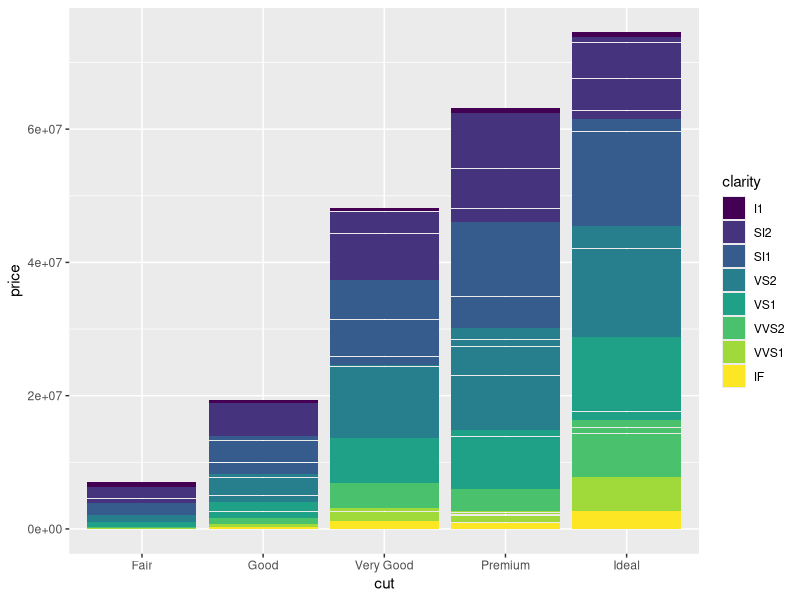
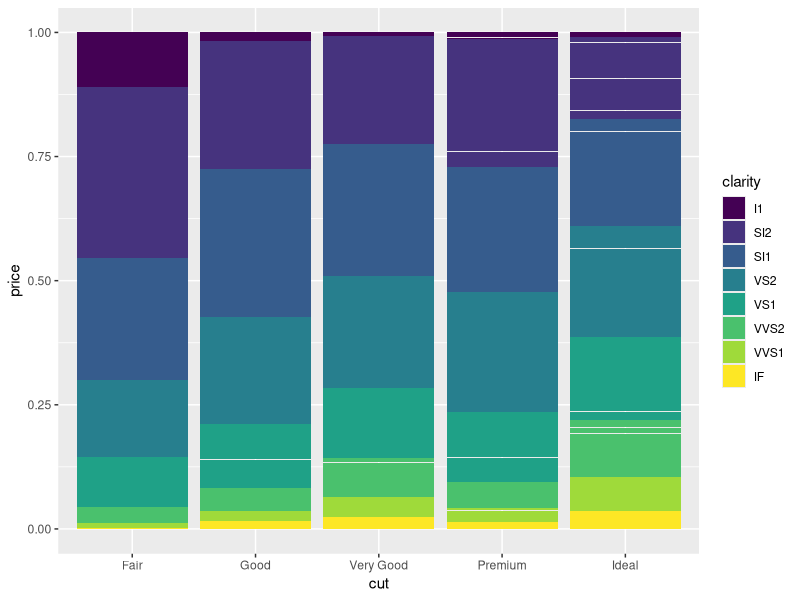
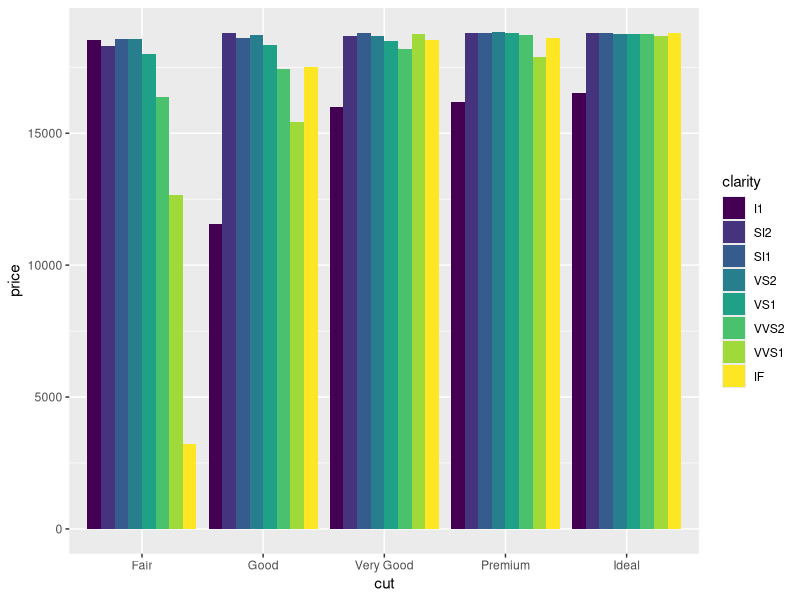
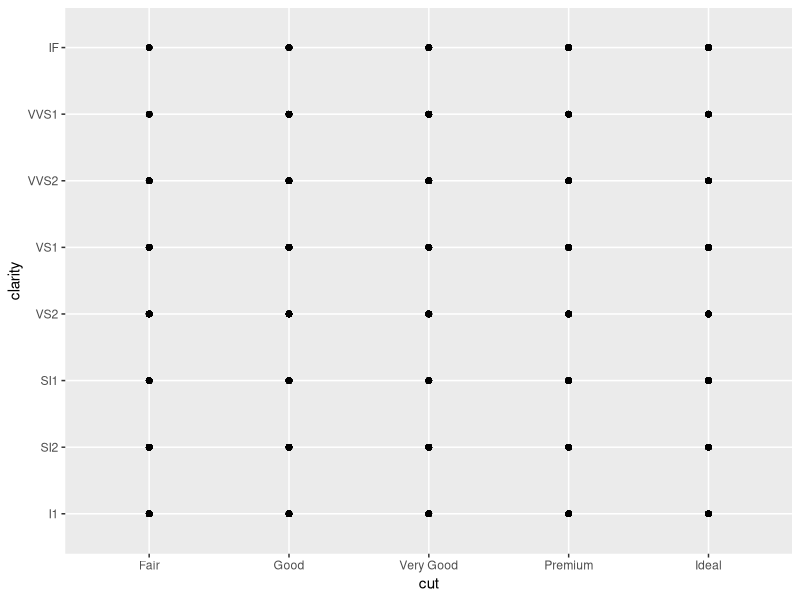
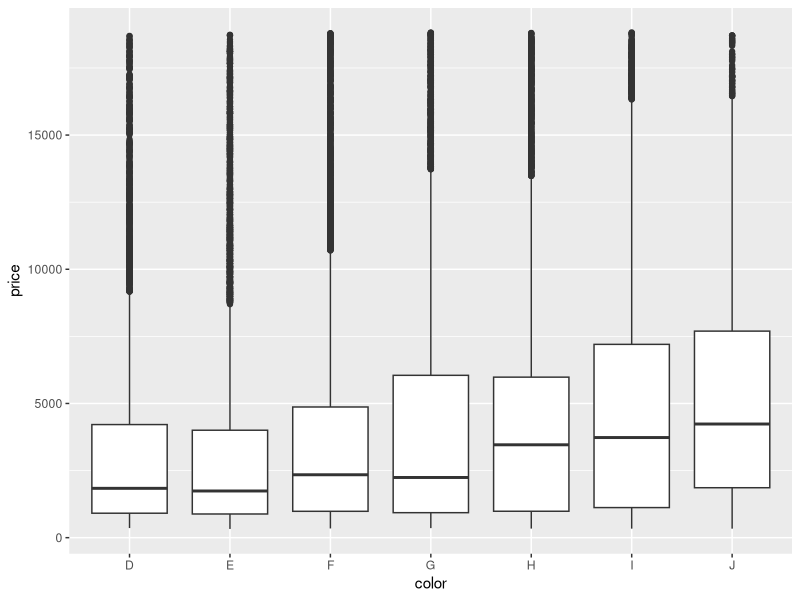

Here is the R script that generated these plots, in order:
# Exercise 2: advanced ggplot2 practice

# Install and load the `ggplot2` package
#install.packages('ggplot2')
library("ggplot2")

# For this exercise you will again be working with the `diamonds` data set.
# Use `?diamonds` to review details about this data set
?diamonds

## Position Adjustments

# Draw a column (bar) chart of diamonds cuts by price, with each bar filled by 
# clarity. You should see a _stacked_ bar chart.
ggplot(data = diamonds) + geom_col(mapping = aes(x = cut, y = price, fill = clarity))

# Draw the same chart again, but with each element positioned to "fill" the y axis
ggplot(data = diamonds) + geom_col(mapping = aes(x = cut, y = price, fill = clarity), position = "fill")

# Draw the same chart again, but with each element positioned to "dodge" each other
ggplot(data = diamonds) + geom_col(mapping = aes(x = cut, y = price, fill = clarity), position = "dodge")

# Draw a plot with point geometry with the x-position mapped to `cut` and the 
# y-position mapped to `clarity`
# This creates a "grid" grouping the points
ggplot(data = diamonds) + geom_point(mapping = aes(x = cut, y = clarity))

# Use the "jitter" position adjustment to keep the points from all overlapping!
# (This works a little better with a sample of diamond data, such as from the 
# previous exercise).



## Scales

# Draw a "boxplot" (with `geom_boxplot`) for the diamond's price (y) by color (x)
ggplot(data = diamonds) + geom_boxplot(mapping = aes(x = color, y = price))

# This has a lot of outliers, making it harder to read. To fix this, draw the 
# same plot but with a _logarithmic_ scale for the y axis.


# For another version, draw the same plot but with `violin` geometry instead of 
# `boxplot` geometry!
# How does the logarithmic scale change the data presentation?


# Another interesting plot: draw a plot of the diamonds price (y) by carat (x), 
# using a heatmap of 2d bins (geom_bin2d)
# What happens when you make the x and y channels scale logarithmically?


# Draw a scatter plot for the diamonds price (y) by carat (x). Color each point
# by the clarity (Remember, this will take a while. Use a sample of the diamonds 
# for faster results)


# Change the color of the previous plot using a ColorBrewer scale of your choice. 
# What looks nice?



## Coordinate Systems

# Draw a bar chart with x-position and fill color BOTH mapped to cut
# For best results, SET the `width` of the geometry to be 1 (fill plot, no space
# between)
# TIP: You can save the plot to a variable for easier modifications


# Draw the same chart, but with the coordinate system flipped


# Draw the same chart, but in a polar coordinate system. It's a Coxcomb chart!



## Facets

# Take the scatter plot of price by carat data (colored by clarity) and add 
# _facets_ based on the diamond's `color`



## Saving Plots

# Use the `ggsave()` function to save the current (recent) plot to disk.
# Name the output file "my-plot.png".
# Make sure you've set the working directory!!

